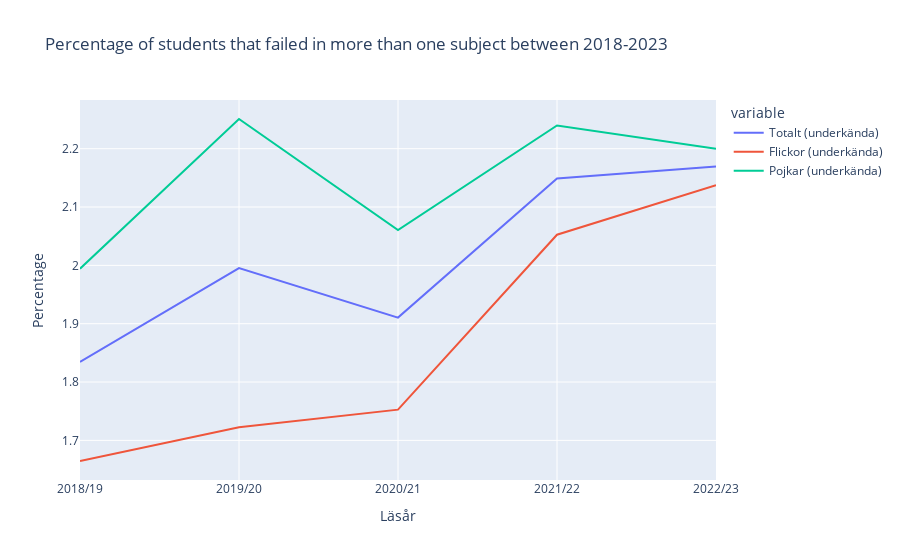

This figure's notebook cell:
### Markdown cell above
####  a) Create a linechart with proportion of students that failed in more than one subject between 18-23, include total, girls and boys

Alternative I: Based on the fraction (from Table 1A) 
$$(1 - \frac{N_{\text{students with pass in one or more subjects}}}{N_{\text{number of students}}})$$

### Code cell
# Plotly lib
import plotly_express as px 

def func_failed_fracT(row):
    z = (1.0-(row['Totalt (godkända)']/row['Totalt (åk9)']))*100
    return z

def func_failed_fracG(row):
    z = (1.0-(row['Flickor (godkända)']/row['Flickor (åk9)']))*100
    return z

def func_failed_fracB(row):
    z = (1.0-(row['Pojkar (godkända)']/row['Pojkar (åk9)']))*100
    return z


# Create a new dataframe and use a mask to obtain the years
df_data=pd.DataFrame()
df_data = df_tabell1A[df_tabell1A['Läsår\nHuvudman\nBakgrund'].isin(['2018/19', '2019/20', '2020/21', '2021/22', '2022/23'])].copy()

# Rename column such that it looks more fancy in figure, add columns with percentages of failed 
# for the different categories
df_data.rename(columns={'Läsår\nHuvudman\nBakgrund':'Årtal'}, inplace = True)
df_data.insert(10,"Totalt (underkända)", df_data.apply(func_failed_fracT, axis=1), True)
df_data.insert(11,'Flickor (underkända)', df_data.apply(func_failed_fracG, axis=1), True)
df_data.insert(12,'Pojkar (underkända)', df_data.apply(func_failed_fracB, axis=1), True)
#
fig = px.line(df_data, x='Årtal', y=['Totalt (underkända)', 'Flickor (underkända)', 'Pojkar (underkända)' ], 
               title="Percentage of students that failed in more than one subject between 2018-2023",
              labels={'Årtal': 'Läsår', 'value':'Percentage', 'Totalt (underkända)':'Totalt %','Flickor (underkända)':'Flickor %','Pojkar (underkända)':'Pojkar %'},
              hover_data={'Årtal': True, 'value': ':.2f'})
            

fig.update_layout(hovermode="x")
fig.update_xaxes(
    showspikes=True,
    spikedash="solid",
    spikecolor="green",
    spikemode="across",
    spikesnap="cursor"
)


fig.show()

### Figure 1 — Plotly figure (JSON) as saved in the notebook; plotly's stock layout.template omitted (floating-point values rounded to 4 significant figures)
{"data": [{"hovertemplate": "variable=Totalt (underkända)<br>Läsår=%{x}<br>Percentage=%{y:.2f}<extra></extra>", "legendgroup": "Totalt (underkända)", "line": {"color": "#636efa", "dash": "solid"}, "marker": {"symbol": "circle"}, "mode": "lines", "name": "Totalt (underkända)", "orientation": "v", "showlegend": true, "type": "scatter", "x": ["2018/19", "2019/20", "2020/21", "2021/22", "2022/23"], "xaxis": "x", "y": [1.834, 1.995, 1.91, 2.149, 2.169], "yaxis": "y"}, {"hovertemplate": "variable=Flickor (underkända)<br>Läsår=%{x}<br>Percentage=%{y:.2f}<extra></extra>", "legendgroup": "Flickor (underkända)", "line": {"color": "#EF553B", "dash": "solid"}, "marker": {"symbol": "circle"}, "mode": "lines", "name": "Flickor (underkända)", "orientation": "v", "showlegend": true, "type": "scatter", "x": ["2018/19", "2019/20", "2020/21", "2021/22", "2022/23"], "xaxis": "x", "y": [1.665, 1.723, 1.753, 2.053, 2.137], "yaxis": "y"}, {"hovertemplate": "variable=Pojkar (underkända)<br>Läsår=%{x}<br>Percentage=%{y:.2f}<extra></extra>", "legendgroup": "Pojkar (underkända)", "line": {"color": "#00cc96", "dash": "solid"}, "marker": {"symbol": "circle"}, "mode": "lines", "name": "Pojkar (underkända)", "orientation": "v", "showlegend": true, "type": "scatter", "x": ["2018/19", "2019/20", "2020/21", "2021/22", "2022/23"], "xaxis": "x", "y": [1.994, 2.251, 2.061, 2.24, 2.2], "yaxis": "y"}], "layout": {"hovermode": "x", "legend": {"title": {"text": "variable"}, "tracegroupgap": 0}, "title": {"text": "Percentage of students that failed in more than one subject between 2018-2023"}, "xaxis": {"anchor": "y", "domain": [0, 1], "showspikes": true, "spikecolor": "green", "spikedash": "solid", "spikemode": "across", "spikesnap": "cursor", "title": {"text": "Läsår"}}, "yaxis": {"anchor": "x", "domain": [0, 1], "title": {"text": "Percentage"}}}}
